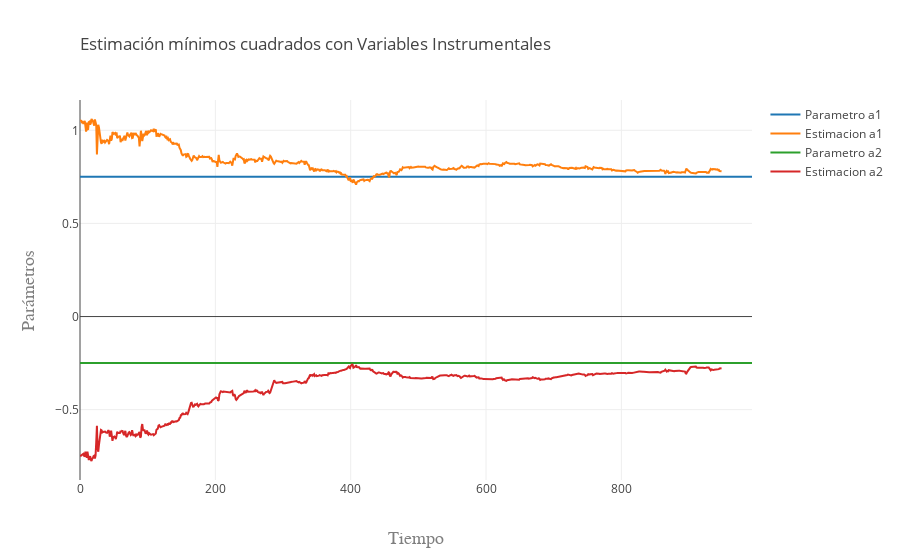

This figure's notebook cell:
### Code cell
trace = go.Scatter(
    y = a1,
    x = np.arange(nobs),
    name = 'Parametro a1')

trace1 = go.Scatter(
    y = c1,
    x = np.arange(nobs),
    name = 'Estimacion a1')

trace2 = go.Scatter(
    y = a2,
    x = np.arange(nobs),
    name = 'Parametro a2')

trace3 = go.Scatter(
    y = c2,
    x = np.arange(nobs),
    name = 'Estimacion a2')

layout = go.Layout(
    title=go.layout.Title(
        text='Estimación mínimos cuadrados con Variables Instrumentales',
        xref='paper',
        x=0
    ),
    xaxis=go.layout.XAxis(
        title=go.layout.xaxis.Title(
            text='Tiempo',
            font=dict(
                family='Courier New, monospace',
                size=18,
                color='#7f7f7f'
            )
        )
    ),
    yaxis=go.layout.YAxis(
        title=go.layout.yaxis.Title(
            text='Parámetros',
            font=dict(
                family='Courier New, monospace',
                size=18,
                color='#7f7f7f'
            )
        )
    )
)

traces = [trace, trace1, trace2, trace3]

fig = go.Figure(data=traces, layout=layout)
py.iplot(fig, filename='3')

### Figure 1 — Plotly figure (JSON) as saved in the notebook; plotly's stock layout.template omitted (floating-point values rounded to 4 significant figures; data arrays with more than 128 entries replaced by an {"elided": "..."} marker saying what was removed)
{"data": [{"name": "Parametro a1", "type": "scatter", "uid": "6d9c5408-4d08-447b-8b60-42299e3e03f8", "x": {"elided": "1000 int values"}, "y": {"elided": "994 float values"}}, {"name": "Estimacion a1", "type": "scatter", "uid": "d4d00926-1aea-40fd-bed8-15e9a11e1475", "x": {"elided": "1000 int values"}, "y": {"elided": "949 float values"}}, {"name": "Parametro a2", "type": "scatter", "uid": "76861e1b-5b61-4c5c-afcb-f9e4d3b09c38", "x": {"elided": "1000 int values"}, "y": {"elided": "994 float values"}}, {"name": "Estimacion a2", "type": "scatter", "uid": "6c59538b-444e-4b76-b981-d43640398d49", "x": {"elided": "1000 int values"}, "y": {"elided": "949 float values"}}], "layout": {"autosize": true, "title": {"text": "Estimación mínimos cuadrados con Variables Instrumentales", "x": 0, "xref": "paper"}, "xaxis": {"autorange": true, "range": [0, 993], "title": {"font": {"color": "#7f7f7f", "family": "Courier New, monospace", "size": 18}, "text": "Tiempo"}, "type": "linear"}, "yaxis": {"autorange": true, "range": [-0.8776, 1.163], "title": {"font": {"color": "#7f7f7f", "family": "Courier New, monospace", "size": 18}, "text": "Parámetros"}, "type": "linear"}}}
